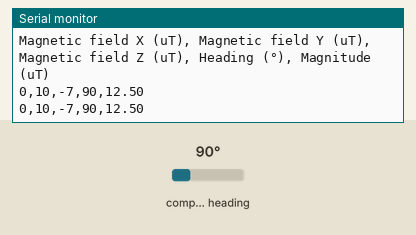
This sketch was run on a simulated Arduino Uno, built with avr-gcc and run on an emulated ATmega328P. Shown: the last lines printed to the serial monitor. Inputs (shaded band) come from the test bench; at power-on: compass heading 90°. Storage starts empty.

Above: at 1.2 s.
1.3 s: compass heading set to 7°
At 2.6 s:
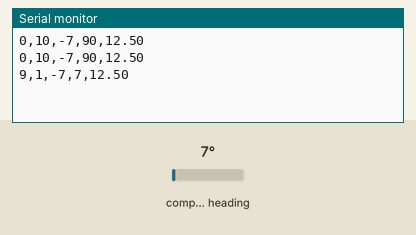
2.8 s: compass heading set to 180°
At 4.0 s:
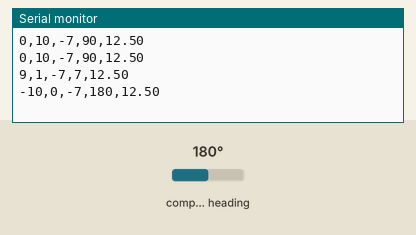
Timing chart, 0 to 5.8 s (numbered marks = the images above; inputs shaded):
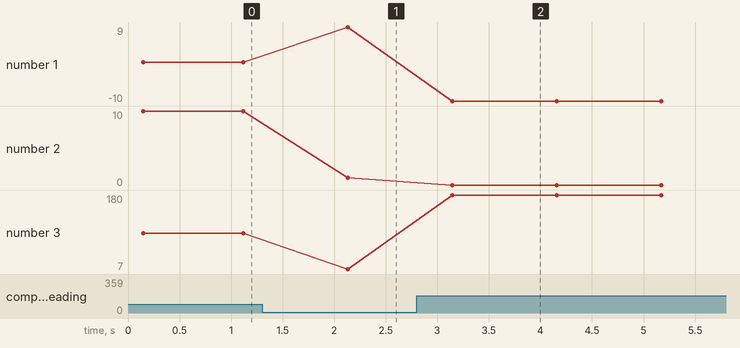

The sketch:

GY271toSDworkingcode.ino
```cpp
#include <SD.h>
#include <SPI.h>
#include <Wire.h>
#include <QMC5883LCompass.h>

QMC5883LCompass compass;
File myFile;

void setup() {
  Serial.begin(9600);
  Wire.begin();
  compass.init();
  compass.setMode(0x01,0x00,0x00,0x00);

  Serial.print("Initializing SD card...");

  if (!SD.begin(10)) {
    Serial.println("initialization failed!");
    while(1);
  }
Serial.println("initialization done.");

Serial.println("Magnetic field X (uT), Magnetic field Y (uT), Magnetic field Z (uT), Heading (°), Magnitude (uT)");

myFile = SD.open("data.csv", FILE_WRITE);
myFile.println("Magnetic field X (uT), Magnetic field Y (uT), Magnetic field Z (uT), Heading (°), Magnitude (uT)");
myFile.close();
}

void loop() {

  myFile = SD.open("data.csv", FILE_WRITE);

  compass.read();
  int x = compass.getX();
  int y = compass.getY();
  int z = compass.getZ();
  int heading = compass.getAzimuth();

float magnitude = sqrt(pow(x,2)+pow(y,2)+pow(z,2));

  Serial.print(x/120);
  Serial.print(",");
  Serial.print(y/120);
  Serial.print(",");
  Serial.print(z/120);
  Serial.print(",");
  Serial.print(heading);
  Serial.print(",");
  Serial.println(magnitude/120);
  Serial.println();

  myFile.print(x/120);
  myFile.print(",");
  myFile.print(y/120);
  myFile.print(",");
  myFile.print(z/120);
  myFile.print(",");
  myFile.print(heading);
  myFile.print(",");
  myFile.println(magnitude/120);

  myFile.close();
  delay(1000);
}
```

Measured:
- after the input at 1.3 s, the serial monitor: prints a new line after 0.83 s (image 1)
- after the input at 2.8 s, the serial monitor: prints a new line after 0.34 s (image 2)
- plotted number 1: 0 → 9 after the input at 1.3 s, 9 → -10 after the input at 2.8 s
- plotted number 2: 10 → 1 after the input at 1.3 s
- plotted number 3: 90 → 7 after the input at 1.3 s, 7 → 180 after the input at 2.8 s
